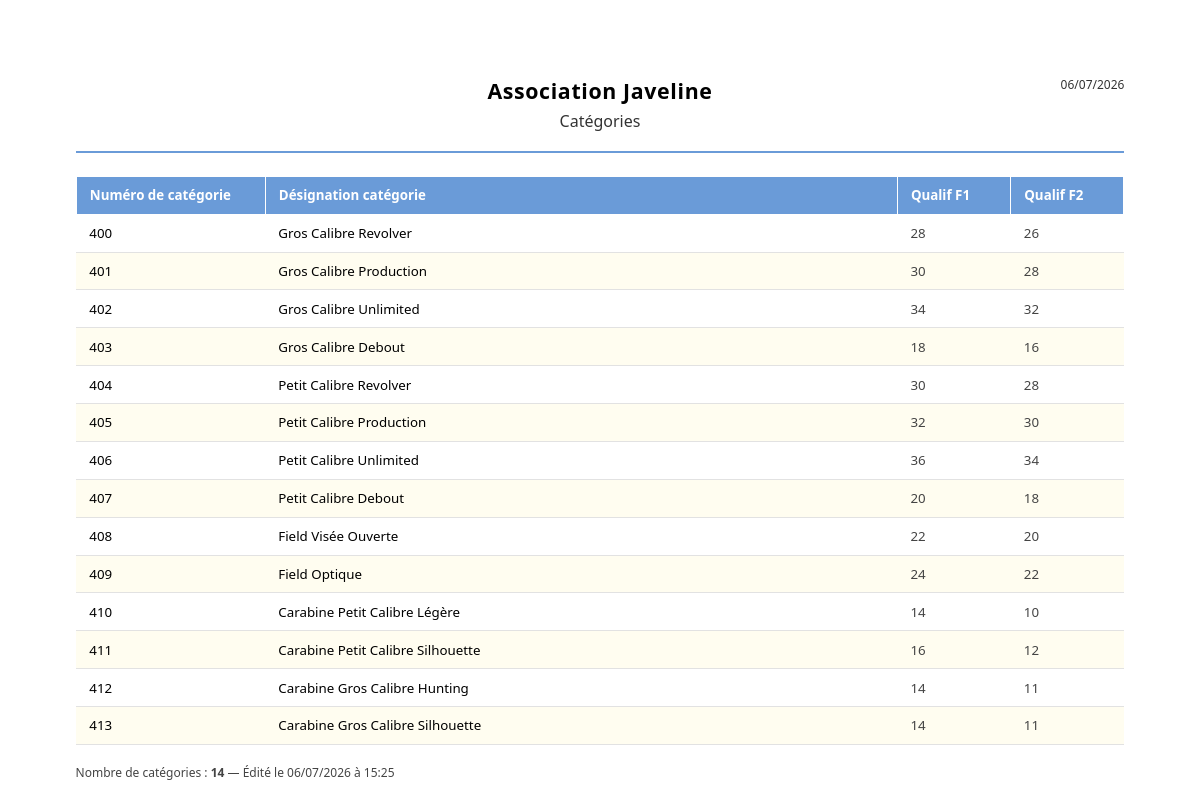
The page /disciplines/imprimer on the database its author committed.
### tables this page shows
CREATE TABLE disciplines (
    id          INT UNSIGNED    NOT NULL AUTO_INCREMENT,
    code        SMALLINT        NOT NULL UNIQUE,
    libelle_fr  VARCHAR(100)    NOT NULL,
    libelle_en  VARCHAR(100)    NOT NULL,
    qualif_f1   SMALLINT        NOT NULL DEFAULT 0,
    qualif_f2   SMALLINT        NOT NULL DEFAULT 0,
    PRIMARY KEY (id)
);

### app/controllers/DisciplineController.php (called while the page is built, shortened)
<?php
require_once APP_ROOT . '/app/models/DisciplineModel.php';
class DisciplineController extends Controller
{
    private DisciplineModel $model;
    public function __construct()
    {
        $this->model = new DisciplineModel();
    }
    public function imprimerListe(): void
    {
        $disciplines = $this->model->findAll();
        $this->render('disciplines/print_liste', [
            'titrePage'   => 'Liste des catégories — ' . APP_NAME,
            'disciplines' => $disciplines,
        ], 'print');
    }
}

### index.php (called while the page is built, shortened)
<?php
require_once APP_ROOT . '/core/Database.php';
require_once APP_ROOT . '/core/Model.php';
$router = new Router();
$router->dispatch();

### core/Database.php (called while the page is built, shortened)
<?php
class Database
{
    private static ?PDO $instance = null;
    public static function getInstance(): PDO
    {
        if (self::$instance === null) {
            $dsn = 'mysql:host=' . DB_HOST
                 . ';dbname=' . DB_NAME
                 . ';charset=' . DB_CHARSET;
            $options = [
                PDO::ATTR_ERRMODE            => PDO::ERRMODE_EXCEPTION,
                PDO::ATTR_DEFAULT_FETCH_MODE => PDO::FETCH_ASSOC,
                PDO::ATTR_EMULATE_PREPARES   => false,
            ];
            try {
                self::$instance = new PDO($dsn, DB_USER, DB_PASS, $options);
            } catch (PDOException $e) {
                if (APP_ENV === 'development') {
                    die('Erreur de connexion à la base de données : ' . $e->getMessage());
                } else {
                    die('Erreur de connexion à la base de données. Veuillez réessayer plus tard.');
                }
            }
        }
        return self::$instance;
    }
}

### core/Model.php (called while the page is built, shortened)
<?php
abstract class Model
{
    public function __construct()
    {
        $this->db = Database::getInstance();
    }
}

### app/models/DisciplineModel.php (called while the page is built, shortened)
<?php
require_once APP_ROOT . '/core/Model.php';
class DisciplineModel extends Model
{
    public function findAll(): array
    {
        $stmt = $this->db->query('SELECT * FROM disciplines ORDER BY code ASC');
        return $stmt->fetchAll();
    }
}

### app/views/disciplines/print_liste.php (the view, shortened to what this page needs)
<div class="liste-impression">
    <div class="liste-impression-entete">
        <h1>Association Javeline</h1>
        <h2>Catégories</h2>
        <span class="liste-impression-date"><?= date('d/m/Y') ?></span>
    </div>
    <?php if (empty($disciplines)): ?>
        <p class="liste-impression-vide">Aucune catégorie enregistrée.</p>
    <?php else: ?>
        <table class="liste-impression-table">
            <thead>
                <tr>
                    <th class="liste-impression-col-num">Numéro de catégorie</th>
                    <th>Désignation catégorie</th>
                    <th class="liste-impression-col-qualif">Qualif F1</th>
                    <th class="liste-impression-col-qualif">Qualif F2</th>
                </tr>
            </thead>
            <tbody>
                <?php foreach ($disciplines as $d): ?>
                <tr>
                    <td><?= (int)$d['code'] ?></td>
                    <td><?= htmlspecialchars($d['libelle_fr']) ?></td>
                    <td class="liste-impression-col-qualif"><?= (int)$d['qualif_f1'] ?></td>
                    <td class="liste-impression-col-qualif"><?= (int)$d['qualif_f2'] ?></td>
                </tr>
                <?php endforeach; ?>
            </tbody>
        </table>
        <p class="liste-impression-pied">
            Nombre de catégories : <strong><?= count($disciplines) ?></strong> —
            Édité le <?= date('d/m/Y à H:i') ?>
        </p>
    <?php endif; ?>
</div>

### public/css/fiche-print.css (style rules this page uses)
* { box-sizing: border-box; margin: 0; padding: 0; }
body { font-family: 'Segoe UI', Arial, sans-serif; font-size: 12pt; color: #000; background: #fff; padding: 2cm; }
* { -webkit-print-color-adjust: exact; print-color-adjust: exact; }
.liste-impression { max-width: none; }
.liste-impression-entete { position: relative; text-align: center; border-bottom: 2px solid #6a9bd8; padding-bottom: 0.5cm; margin-bottom: 0.6cm; }
.liste-impression-entete h1 { font-size: 16pt; letter-spacing: 0.03em; }
.liste-impression-entete h2 { font-size: 12pt; font-weight: normal; color: #333; margin-top: 0.15cm; }
.liste-impression-date { position: absolute; top: 0; right: 0; font-size: 9pt; color: #333; }
.liste-impression-table { width: 100%; border-collapse: collapse; font-size: 10pt; }
.liste-impression-table th, .liste-impression-table td { padding: 0.25cm 0.35cm; text-align: left; }
.liste-impression-table thead th { background-color: #6a9bd8; color: #fff; font-weight: 600; border: 1px solid #fff; }
.liste-impression-table tbody td { border-bottom: 1px solid #e2e2e2; }
.liste-impression-col-num { width: 5cm; }
.liste-impression-col-qualif { text-align: center; width: 3cm; color: #444; }
.liste-impression-table tbody tr:nth-child(even) { background-color: #fffdf0; }
.liste-impression-pied { margin-top: 0.5cm; font-size: 9pt; color: #444; }

### rows shown on the page
disciplines: code "400", libelle_fr "Gros Calibre Revolver", qualif_f1 "28", qualif_f2 "26"
disciplines: code "401", libelle_fr "Gros Calibre Production", qualif_f1 "30", qualif_f2 "28"
disciplines: code "402", libelle_fr "Gros Calibre Unlimited", qualif_f1 "34", qualif_f2 "32"
disciplines: code "403", libelle_fr "Gros Calibre Debout", qualif_f1 "18", qualif_f2 "16"
disciplines: code "404", libelle_fr "Petit Calibre Revolver", qualif_f1 "30", qualif_f2 "28"
disciplines: code "405", libelle_fr "Petit Calibre Production", qualif_f1 "32", qualif_f2 "30"
disciplines: code "406", libelle_fr "Petit Calibre Unlimited", qualif_f1 "36", qualif_f2 "34"
disciplines: code "407", libelle_fr "Petit Calibre Debout", qualif_f1 "20", qualif_f2 "18"
disciplines: code "408", libelle_fr "Field Visée Ouverte", qualif_f1 "22", qualif_f2 "20"
disciplines: code "409", libelle_fr "Field Optique", qualif_f1 "24", qualif_f2 "22"
disciplines: code "410", libelle_fr "Carabine Petit Calibre Légère", qualif_f1 "14", qualif_f2 "10"
disciplines: code "411", libelle_fr "Carabine Petit Calibre Silhouette", qualif_f1 "16", qualif_f2 "12"
disciplines: code "412", libelle_fr "Carabine Gros Calibre Hunting", qualif_f1 "14", qualif_f2 "11"
disciplines: code "413", libelle_fr "Carabine Gros Calibre Silhouette", qualif_f1 "14", qualif_f2 "11"

### other values the page prints
count($disciplines) "14"
